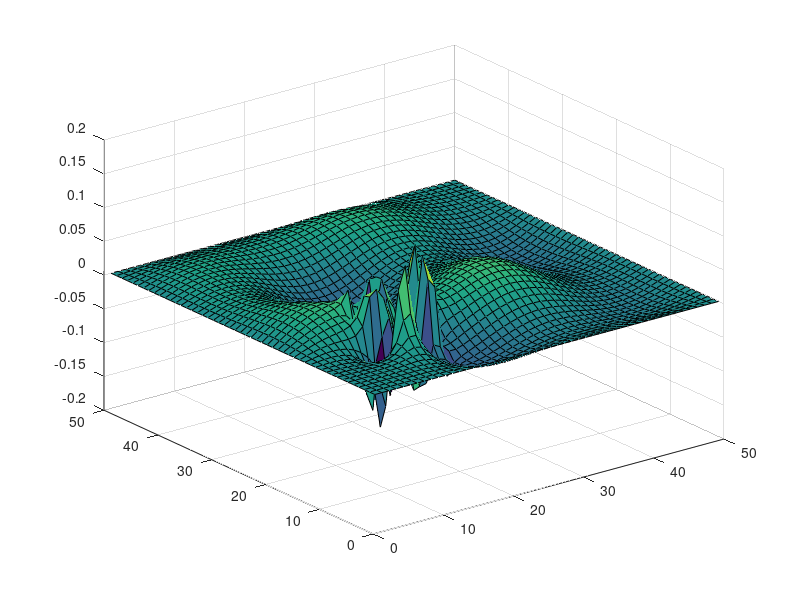

MATLAB code for this plot:
nx=50;
ny=50;
V=zeros(1,nx*ny);
G=sparse(nx*ny,nx*ny);

for i= 1:nx
    for j=1:ny
            n=j+(i-1)*ny;
            
            nxm= j+(i-2)*ny;
            nxp=j+(i)*ny;
            nyp=j+1 +(i-1)*ny;
            nym = j-1 +(i-1)*ny;

        if i==1
            G(n,n)=1;
        elseif i==nx
            G(n,n)=1;
        elseif j ==1
            G(n,n)=1;    
        elseif j==ny
            G(n,n)=1;
        else 
            if (i>10 && i<20 && j>10 &&j<20)
                G(n,n)=-2;
            
            else
            G(n,n)=-4;
            end
            
            G(n,nxm)=1;
            G(n,nxp)=1;
            G(n,nym)=1;
            G(n,nyp)=1;
        end
    end
end
        
spy(G)

[E,D]=eigs(G,9,'SM');

for t=1:9
    for i = 1:nx
        for j=1:ny   
        n=j+(i-1)*ny;   
        z(i,j) =E(n,t);
       
        end
    end
    surf(z)
    pause(1)
end






       